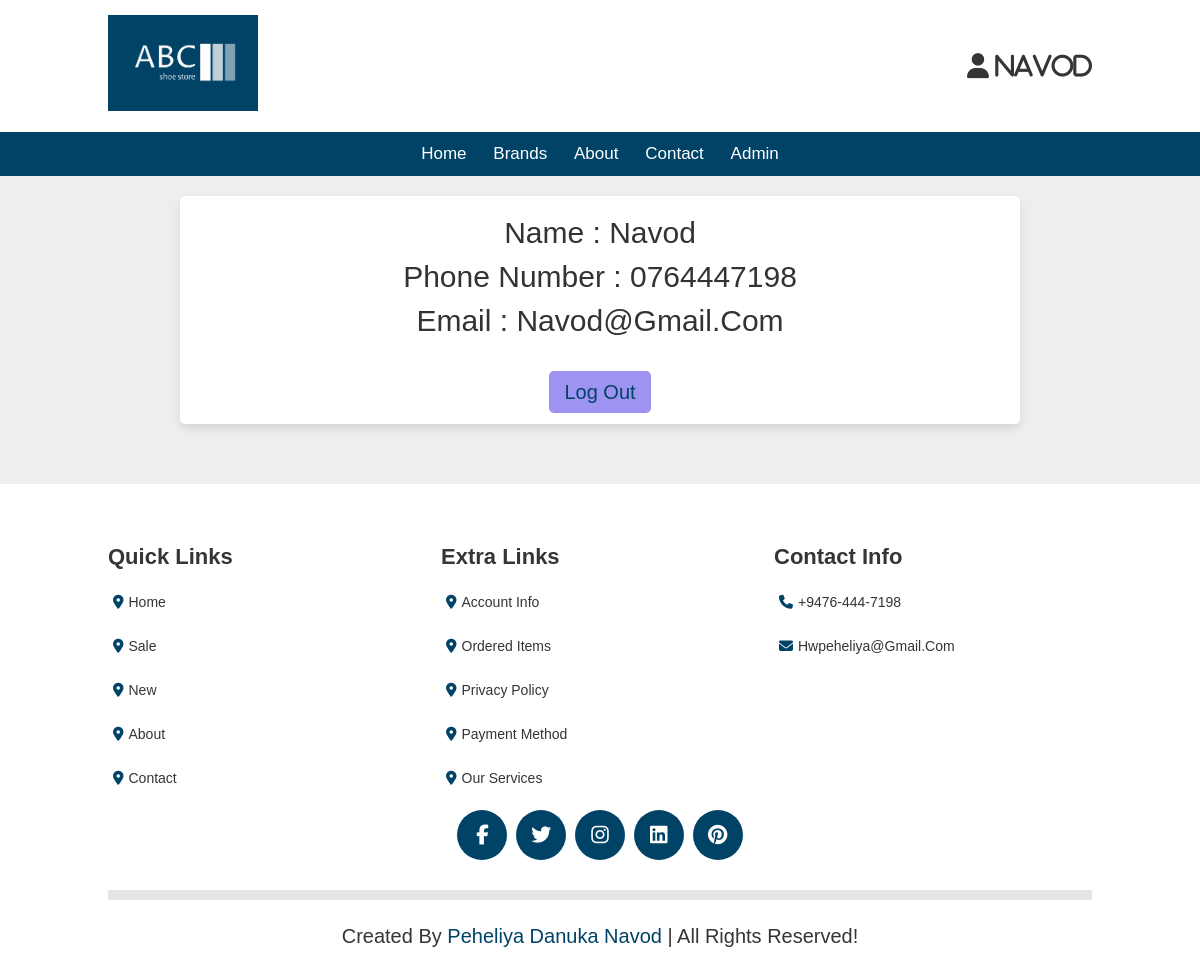
Screenshot of /ABC/profile.php (signed in) with the database file from the repository.
### tables this page shows
CREATE TABLE `users` (
  `userID` int(20) NOT NULL,
  `name` varchar(50) NOT NULL,
  `email` varchar(50) NOT NULL,
  `phoneNumber` varchar(20) NOT NULL,
  `password` varchar(100) NOT NULL
);

### ABC/profile.php (the view, shortened to what this page needs)
<!DOCTYPE html>
<html lang="en">
<head>
    <link rel="stylesheet" href="style.css">
    <link rel="stylesheet" href="https://cdn.jsdelivr.net/npm/swiper@10/swiper-bundle.min.css"/>
    <link rel="stylesheet" href="https://cdnjs.cloudflare.com/ajax/libs/font-awesome/6.4.2/css/all.min.css">
</head>
<body>
<?php
    @include_once 'config.php';
    @include_once 'header.php';
    if(isset($_SESSION['userID'])){
        $userID = $_SESSION['userID'];
        $select = "SELECT * FROM users where userID ='$userID';";
        $result = mysqli_query($connect,$select);
        $row = mysqli_fetch_assoc($result);
        $name = $row['name'];
        $phoneNumber = $row['phoneNumber'];
        $email = $row['email'];
        echo '
        <div class="profile-container">
            <div class="profile">
                <p>Name : '.$name.'</p>
                <p>Phone Number : '.$phoneNumber.'</p>
                <p>Email : '.$email.'</p><br><br><br>
                <a href="home.php?logout" class="form-btn">Log out</a>
            </div>
        </div>
        ';
    }
    else{
        header('location:login_form.php');
    }
?>
<?php
        @include_once 'footer.php';
?>
</body>
</html>

### ABC/style.css (style rules this page uses)
:root { --blue:#004367; --dark-color:#121533; --black:rgba(53,53,53,255); --light-color:#353535; --border:1rem solid rgba(0,0,0,0.1); --border-hover:0.1rem solid var(--black); --box-shadow:0 0.5rem 1rem rgba(0,0,0,0.1); }
* { font-family: 'poppins',sans-serif; margin: 0; padding: 0; box-sizing: border-box; outline: none; border: none; text-decoration: none; text-transform: capitalize; transition: all 0.2 linear; transition:width none; }
html { font-size: 62.5%; overflow-x: hidden; scroll-padding-top: 5rem; scroll-behavior: smooth; }
* { font-family: sans-serif; margin: 0; padding: 0; box-sizing: border-box; outline: none; border: none; text-decoration: none; }
.profile-container { height: auto; display: flex; align-items: normal; justify-content: center; padding: 20px; padding-bottom: 60px; background:#eee; }
.profile-container .profile { width: 70vw; padding: 20px; border-radius: 5px; box-shadow: 0 5px 10px rgba(0, 0, 0, 0.1); background: #fff; text-align: center; }
.profile-container .profile p { font-size: 30px; margin-bottom: 10px; color: #333; }
.profile-container .profile .form-btn { background: rgb(158, 147, 240); color: #004367; font-size: 20px; cursor: pointer; width: 100%; padding: 10px 15px; margin: 8px 0; border-radius: 5px; }

### rows the page displays
users: name "Navod", phoneNumber "0764447198", email "Navod@gmail.com"

### other values shown
$name "Navod"
